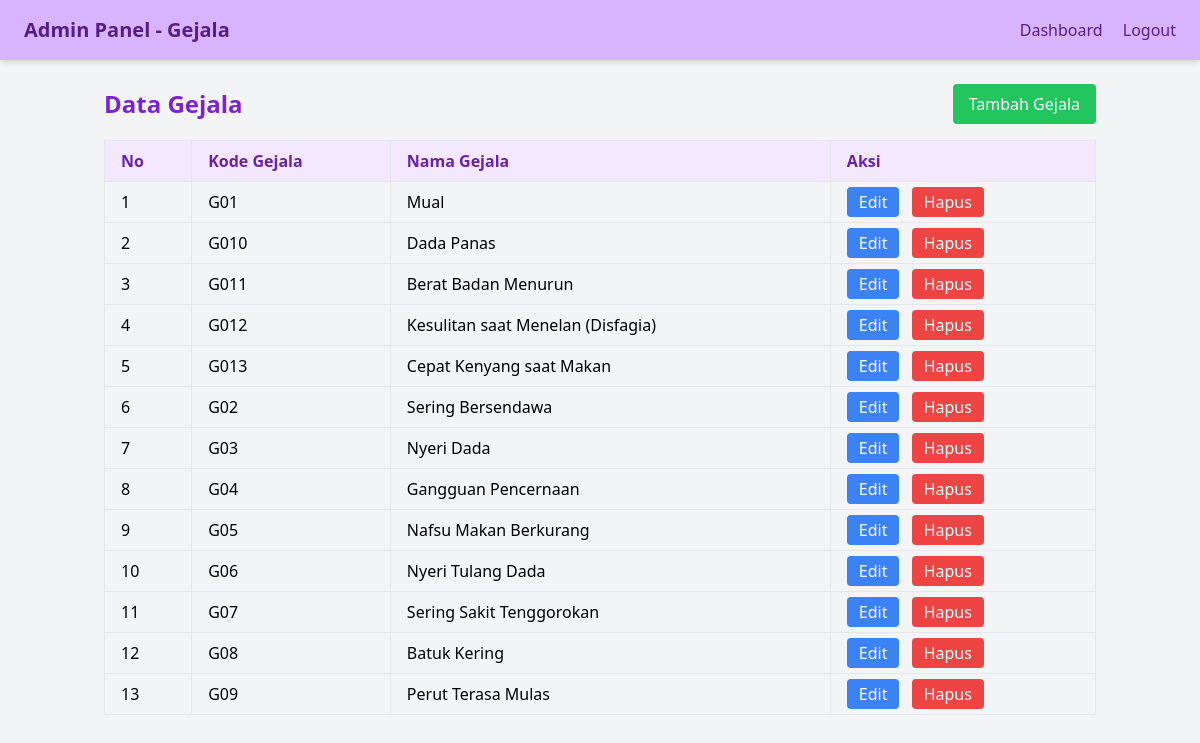
/Admin/gejala.php (signed in), run on the app's committed database.
### tables this page shows
CREATE TABLE `gejala` (
  `kode_gejala` varchar(10) NOT NULL,
  `nama_gejala` varchar(255) NOT NULL
);

### Admin/gejala.php (the view, shortened to what this page needs)
<?php
    include '../Auth/connect.php';
    $gejala = [];
    $sql = "SELECT * FROM gejala ORDER BY kode_gejala ASC";
    $result = $conn->query($sql);
    if ($result->num_rows > 0) {
        while ($row = $result->fetch_assoc()) {
            $gejala[] = $row;
        }
    }
?>
<!DOCTYPE html>
<html lang="id">
    <head>
        <script src="https://cdn.tailwindcss.com"></script>
    </head>
    <body class="bg-gray-100">
        <nav class="flex items-center justify-between bg-purple-300 text-purple-900 px-6 py-4 shadow-md">
            <h2 class="text-xl font-bold">Admin Panel - Gejala</h2>
            <div class="space-x-4">
                <a href="dashboard_admin.php" class="hover:underline font-medium">Dashboard</a>
                <a href="../Auth/logout.php" class="hover:underline font-medium">Logout</a>
            </div>
        </nav>
        <div class="max-w-5xl mx-auto px-4 py-6">
            <div class="flex justify-between items-center mb-4">
                <h1 class="text-2xl font-semibold text-purple-700">Data Gejala</h1>
                <a href="tambah_gejala.php" class="bg-green-500 hover:bg-green-600 text-white px-4 py-2 rounded">Tambah Gejala</a>
            </div>
            <div class="overflow-x-auto">
                <table class="w-full text-left table-auto border border-gray-200">
                    <thead class="bg-purple-100 text-purple-800">
                        <tr>
                            <th class="px-4 py-2 border">No</th>
                            <th class="px-4 py-2 border">Kode Gejala</th>
                            <th class="px-4 py-2 border">Nama Gejala</th>
                            <th class="px-4 py-2 border">Aksi</th>
                        </tr>
                    </thead>
                    <tbody>
                        <?php foreach ($gejala as $index => $g): ?>
                            <tr class="hover:bg-gray-50">
                                <td class="px-4 py-2 border"><?= $index + 1; ?></td>
                                <td class="px-4 py-2 border"><?= htmlspecialchars($g['kode_gejala']); ?></td>
                                <td class="px-4 py-2 border"><?= htmlspecialchars($g['nama_gejala']); ?></td>
                                <td class="px-4 py-2 border space-x-2">
                                    <a href="edit_gejala.php?kode=<?= urlencode($g['kode_gejala']); ?>" class="bg-blue-500 hover:bg-blue-600 text-white px-3 py-1 rounded">Edit</a>
                                    <a href="hapus_gejala.php?kode=<?= urlencode($g['kode_gejala']); ?>" onclick="return confirm('Yakin ingin hapus?')" class="bg-red-500 hover:bg-red-600 text-white px-3 py-1 rounded">Hapus</a>
                                </td>
                            </tr>
                        <?php endforeach; ?>
                    </tbody>
                </table>
            </div>
        </div>
    </body>
</html>

### data on the page
gejala: kode_gejala "G01", nama_gejala "Mual"
gejala: kode_gejala "G010", nama_gejala "Dada Panas"
gejala: kode_gejala "G011", nama_gejala "Berat Badan Menurun"
gejala: kode_gejala "G012", nama_gejala "Kesulitan saat Menelan (Disfagia)"
gejala: kode_gejala "G013", nama_gejala "Cepat Kenyang saat Makan"
gejala: kode_gejala "G02", nama_gejala "Sering Bersendawa"
gejala: kode_gejala "G03", nama_gejala "Nyeri Dada"
gejala: kode_gejala "G04", nama_gejala "Gangguan Pencernaan"
gejala: kode_gejala "G05", nama_gejala "Nafsu Makan Berkurang"
gejala: kode_gejala "G06", nama_gejala "Nyeri Tulang Dada"
gejala: kode_gejala "G07", nama_gejala "Sering Sakit Tenggorokan"
gejala: kode_gejala "G08", nama_gejala "Batuk Kering"
gejala: kode_gejala "G09", nama_gejala "Perut Terasa Mulas"
